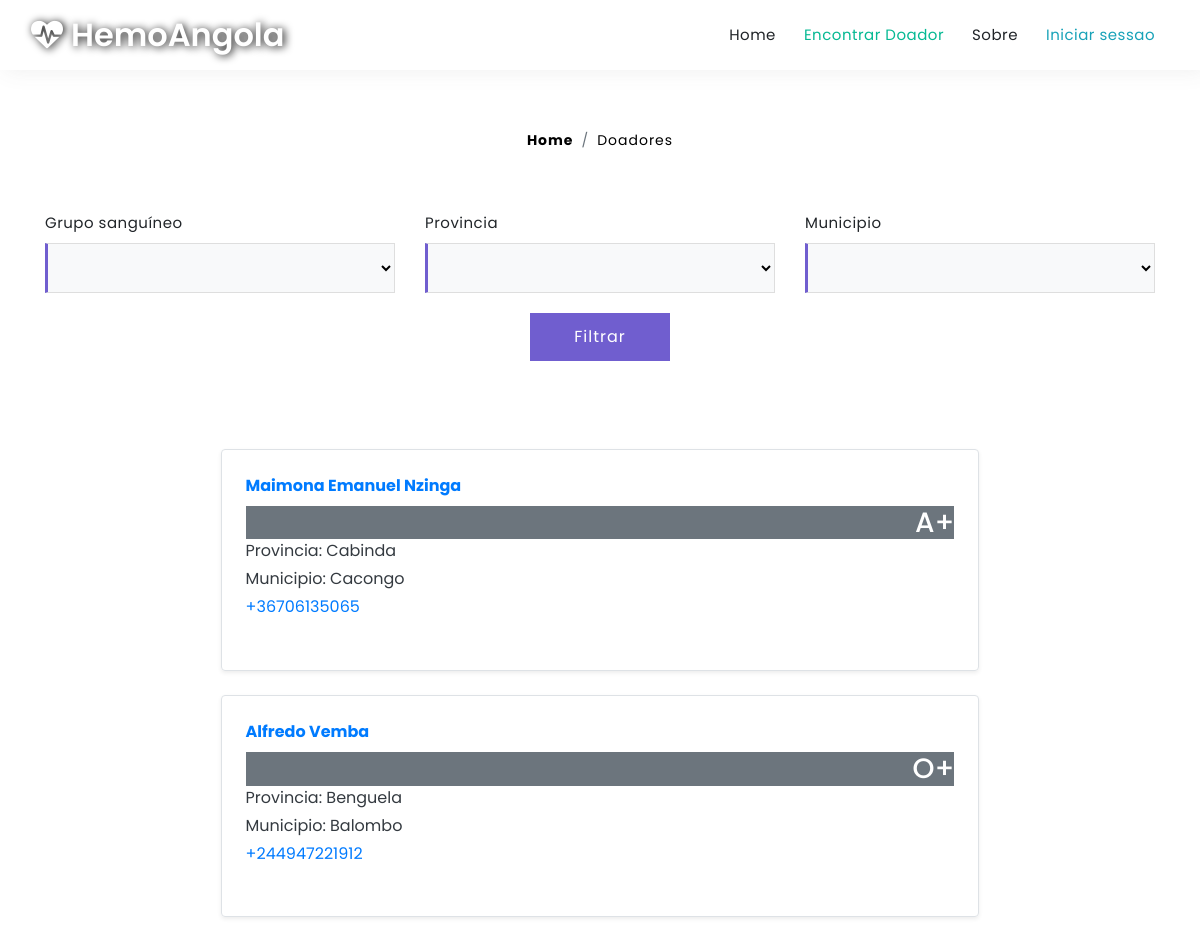
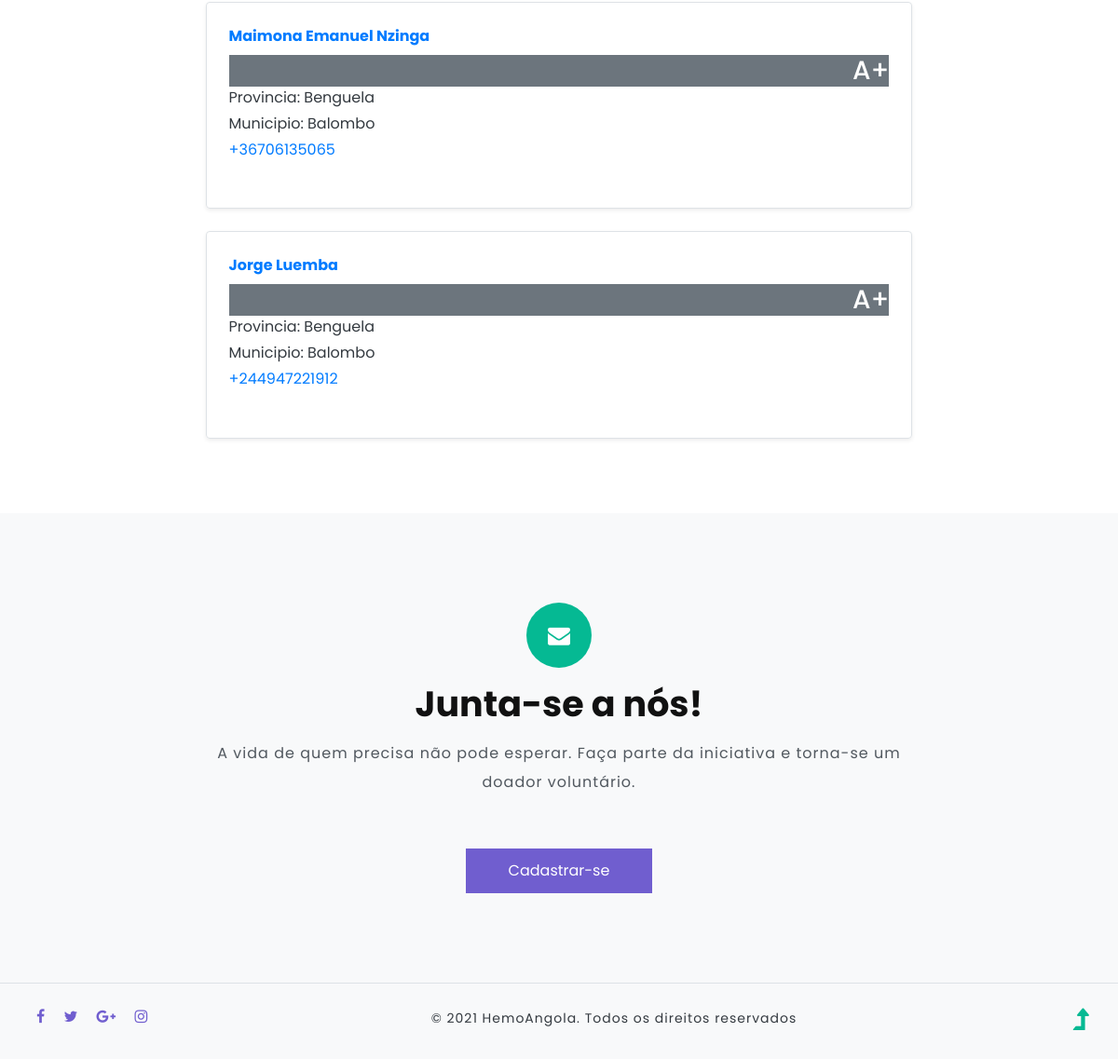
The page /find/ on the database its author committed (2 pictures, top to bottom).
### client/models.py (models this page shows, shortened)
class Donor(models.Model):
    user = models.OneToOneField(User, blank=True, null=True, on_delete=models.CASCADE)
    name = models.CharField(max_length=300)
    phone = models.CharField(max_length=13)
    district = models.CharField(max_length=150)
    group = models.CharField(max_length=50, choices=GROUP_CHOICES, default="A+")
    province = models.CharField(max_length=50, choices=PROVINCE_CHOICES, default="Bengo")
    municipe = models.CharField(max_length=100)
    picture = models.ImageField(blank=True, null=True)
    email = models.EmailField(max_length=150, blank=True, null=True)

### client/views.py (the view)
# urls.py: path('find/', find, name='url_find'),
def find(request):
    data = Donor.objects.all()[:5]
    myfilter = DonorFilter(request.GET, queryset=Donor.objects.all())
    content = {'data': data, 'filter': myfilter}
    return render(request, 'find.html', content)

### client/templates/find.html (shortened to what this page needs)
{% extends "base.html" %}
{% load static %}
{% block find %} active {% endblock %}
{% block content %}
	<div class="banner_w3lspvt-2">
		<ol class="breadcrumb">
			<li class="breadcrumb-item"><a href="{% url 'url_home' %}" class="font-weight-bold">Home</a></li>
			<li class="breadcrumb-item" aria-current="page">Doadores</li>
		</ol>
	</div>
	<div class="container">
		<div class="row">
			<div class="col-lg-12 mt-lg-0 mt-5">
				<div class="contact-top1">
					<form action="" class="contact-wthree-do" method="get">
						<div class="form-group">
							<div class="row">
								<div class="col-md-4">
									<label>
										Grupo sanguíneo
									</label>
									<div>
										<select id='id_group' class="form-control" style="height: 50px;" name="group">
											<option value=""></option>
											<option value="A+">A+</option>
										</select>
									</div>
								</div>
								<div class="col-md-4 mt-md-0 mt-2">
									<label>
										Provincia
									</label>
									<div>
										<select id='id_province' class="form-control" style="height: 50px;" name="province">
										</select>
									</div>
								</div>
								<div class="col-md-4 mt-md-0 mt-2">
									<label>
										Municipio
									</label>
									<div>
										<select id='id_municipe' class="form-control" style="height: 50px;" name="municipe">
										</select>
									</div>
								</div>
							</div>
							<div class="row mt-3">
									<div class="col-12">
										<button type="submit" class="btn btn-cont-w3 btn-block mt-1 mx-auto">Filtrar</button>
									</div>
								</div>
						</div>
					</form>
				</div>
			</div>
		</div>
	</div>
	<div class="price-sec py-2">
		<div class="container py-xl-5 py-lg-3">
			<div class="inner_sec_info_w3_info mt-3">
				<div class="row price-grid-main infinite-container">
						{% for i in data %}
							<div class="row m-auto infinite-item">
									<div class="col-md-auto">
									<div class="row no-gutters border rounded overflow-hidden flex-md-row mb-4 shadow-sm h-md-250 position-relative">
										<div class="col p-4 d-flex flex-column position-static">
											<strong class="d-inline-block mb-2 text-primary">{{ i.name }}</strong>
											<h3 class="mb-0 text-right badge-secondary">{{ i.group }}</h3>
											<div class="mb-1 text-dark">Provincia: {{ i.province }}</div>
											<div class="mb-1 text-dark">Municipio: {{ i.municipe }}</div>
											<a href="#" class=" stretched-link">{{ i.phone }}</a>
										</div>
									</div>
									</div>
							</div>
						{% endfor %}
				</div>
			</div>
		</div>
	</div>
{% endblock %}

### client/templates/base.html (shortened to what this page needs)
{% load static %}
{% block header %}
<!DOCTYPE html>
<html lang="pt">
<head>
	<link rel="stylesheet" href="https://cdn.jsdelivr.net/npm/bootstrap@4.6.2/dist/css/bootstrap.min.css">
	<link rel="stylesheet" href="{% static 'css/mystyle.css' %}" />
	<link href="{% static 'css/font-awesome.min.css' %} " rel="stylesheet">
</head>
<body>
	<div class="main-top" id="home">
		<header>
			<div class="container-fluid">
				<div class="header d-lg-flex justify-content-between align-items-center py-3 px-sm-3">
					<div id="logo">
						<h1><a href="{% url 'url_home' %}"><span class="fa fa-heartbeat mr-2"></span>HemoAngola</a></h1>
					</div>
					<div class="nav_w3ls">
						<nav>
							<ul class="menu">
								<li><a href="{% url 'url_home' %}" class="{% block home %} {% endblock %}">Home</a></li>
								<li><a href="{% url 'url_find' %}" class="{% block find %} {% endblock %}" >Encontrar Doador</a></li>
								<li><a href="{% url 'url_about' %}" class="{% block about %} {% endblock %}" >Sobre</a></li>
								{% if user.is_authenticated %}
									<li><a href="{% url 'url_perfil' %}" class="">Perfil</a></li>
									<li><a href="{% url 'url_logout' %}" class="">Terminar sessao <span class="user">{{ user.username }}</span></a></li>
								{% elif i.is_authenticated %}
									<li><a href="{% url 'url_perfil' %}" class="{% block perfil %} {% endblock %}">Perfil</a></li>
									<li><a href="{% url 'url_logout' %}" class="">Terminar sessao <span class="user">{{ i.username }}</span></a></li>
								{% else %}
									<li><a href="{% url 'url_login' %}" class="text-info">Iniciar sessao</a></li>
								{% endif %}
							</ul>
						</nav>
					</div>
				</div>
			</div>
		</header>
	</div>
{% endblock %}
{% block content %}
{% endblock %}
{% block footer %}
<footer class="bg-li py-5">
    <div class="container py-xl-5 py-lg-3">
        <div class="subscribe mx-auto">
            <div class="icon-effect-w3">
                <span class="fa fa-envelope"></span>
            </div>
            <h2 class="tittle text-center font-weight-bold">Junta-se a nós!</h2>
            <p class="sub-tittle text-center mt-3 mb-sm-5 mb-4">A vida de quem precisa não pode esperar. Faça parte da iniciativa e torna-se um doador voluntário. </p>
            <form action="#" method="post" class="subscribe-wthree pt-2">
                <div class="d-flex subscribe-wthree-field">
                    <a id='cadastrar' class="btn mybtn m-auto">Cadastrar-se</a>
                </div>
            </form>
        </div>
    </div>
</footer>
<div class="copy-bottom bg-li py-4 border-top">
    <div class="container-fluid">
        <div class="d-md-flex px-md-3 position-relative text-center">
            <div class="social-icons-footer mb-md-0 mb-3">
                <ul class="list-unstyled">
                    <li>
                        <a href="#">
                            <span class="fa fa-facebook"></span>
                        </a>
                    </li>
                    <li>
                        <a href="#">
                            <span class="fa fa-twitter"></span>
                        </a>
                    </li>
                    <li>
                        <a href="#">
                            <span class="fa fa-google-plus"></span>
                        </a>
                    </li>
                    <li>
                        <a href="#">
                            <span class="fa fa-instagram"></span>
                        </a>
                    </li>
                </ul>
			</div>
            <div class="copy_right mx-md-auto mb-md-0 mb-3">
                <p class="text-bl let">© 2021 HemoAngola. Todos os direitos reservados</p>
            </div>
            <a href="#home" class="move-top text-center">
                <span class="fa fa-level-up" aria-hidden="true"></span>
            </a>
        </div>
    </div>
</div>
</body>
</html>
{% endblock %}

### client/static/css/mystyle.css (style rules this page uses)
.mybtn { background: #705ecf; color: #ffffff; padding: 11px 25px; width: 200px; border-radius: 0px; -webkit-border-radius: 0px; -o-border-radius: 0px; -moz-border-radius: 0px; -ms-border-radius: 0px; font-size: 16px; max-width: 260px; }
body { padding: 0; margin: 0; background: #FFF; font-family: 'Poppins', sans-serif; }
body button, .btn, body a { transition: 0.5s all; -webkit-transition: 0.5s all; -moz-transition: 0.5s all; -o-transition: 0.5s all; -ms-transition: 0.5s all; }
html { scroll-behavior: smooth; }
h1, h2, h3, h4, h5, h6 { margin: 0; padding: 0; }
p { margin: 0; padding: 0; font-size: 14px; letter-spacing: 1px; line-height: 1.9; color: #51585f; }
ul, ol { margin: 0; padding: 0; }
.text-bl { color: #343a40; }
.bg-li { background: #f8f9fa; }
.let { letter-spacing: 1px; }
header { -webkit-box-shadow: 0.33333rem 0 1.33333rem rgba(87, 87, 87, .1); -moz-box-shadow: 0.33333rem 0 1.33333rem rgba(87, 87, 87, .1); box-shadow: 0.33333rem 0 1.33333rem rgba(87, 87, 87, .1); background: #fff; }
.main-top { position: relative; z-index: 1; }
nav { margin: 0; padding: 0; }
#logo a { float: left; display: initial; font-size: 32px; color: #ffffff; text-shadow: 2px 1px 8px rgba(7,7, 7,1); padding: 0; font-weight: 600; }
nav:after { content: ""; display: table; clear: both; }
nav ul { float: right; padding: 0; margin: 0; list-style: none; position: relative; }
nav ul li { margin: 0px; display: inline-block; float: left; }
nav a { color: #202428; font-size: 15px; letter-spacing: .5px; margin: 0 14px; font-weight: 400; }
.menu li a.active, nav a:hover, nav ul ul li a:hover { color: #05b993; }
li>a:only-child:after { content: ''; }
h3.tittle, h2.tittle { color: #111; font-size: 40px; }
p.sub-tittle { max-width: 800px; margin: 0 auto; font-size: 16px; }
.icon-effect-w3 { background: #05b993; width: 70px; height: 70px; -webkit-border-radius: 50%; -o-border-radius: 50%; -moz-border-radius: 50%; -ms-border-radius: 50%; border-radius: 50%; text-align: center; margin: 0 auto 1em; }
.icon-effect-w3 span { line-height: 70px; font-size: 24px; color: #fff; }
.subscribe { max-width: 800px; }
.social-icons-footer ul li { display: inline-block; }
.social-icons-footer ul li a span { color: #705ecf; margin: 0 8px; font-size: 16px; }
a.move-top span { color: #05b993; font-size: 30px; }
.breadcrumb { background-color: transparent; padding: 5vw 0; justify-content: center; margin-bottom: 0; }
li.breadcrumb-item a, li.breadcrumb-item { color: #000; letter-spacing: 1px; font-size: 14px; }
form.contact-wthree-do label { letter-spacing: .5px; font-size: 15px; }
.contact-wthree-do .form-control { background: #f8f9fa; padding: 12px 10px; border: 1px solid #dedede; border-left: 3px solid #705ecf; letter-spacing: 1px; font-size: 15px; border-radius: 0px; -webkit-border-radius: 0px; -o-border-radius: 0px; -moz-border-radius: 0px; -ms-border-radius: 0px; color: #000; }
button.btn-cont-w3 { background: #705ecf; color: #ffffff; padding: 11px 25px; letter-spacing: 1px; border-radius: 0px; -webkit-border-radius: 0px; -o-border-radius: 0px; -moz-border-radius: 0px; -ms-border-radius: 0px; font-size: 16px; max-width: 140px; }
@media (max-width: 1280px) { h3.tittle, h2.tittle { font-size: 38px; } }

### rows shown on the page
Donor: name "Maimona Emanuel Nzinga", group "A+", province "Cabinda", municipe "Cacongo", phone "+36706135065"
Donor: name "Alfredo Vemba", group "O+", province "Benguela", municipe "Balombo", phone "+244947221912"
Donor: name "Maimona Emanuel Nzinga", group "A+", province "Benguela", municipe "Balombo", phone "+36706135065"
Donor: name "Jorge Luemba", group "A+", province "Benguela", municipe "Balombo", phone "+244947221912"
